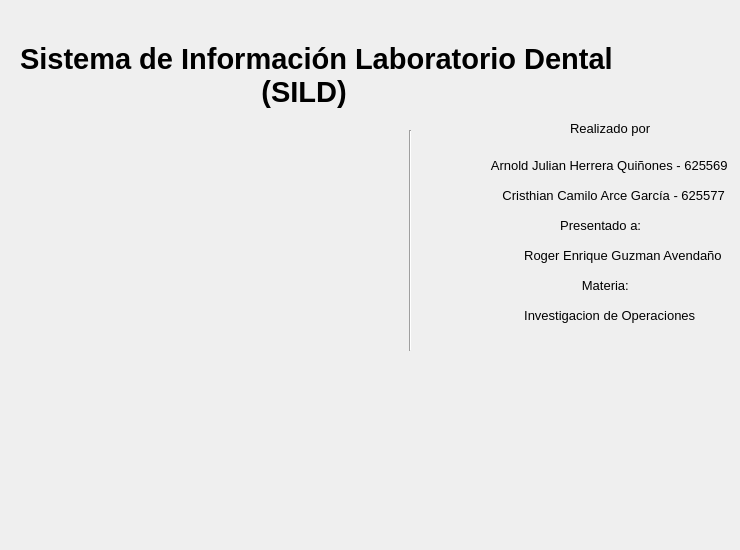
   <widget class="QWidget" name="tab">
    <attribute name="title">
     <string>Inicio</string>
    </attribute>
    <widget class="QLabel" name="label">
     <property name="geometry">
      <rect>
       <x>20</x>
       <y>40</y>
       <width>661</width>
       <height>71</height>
      </rect>
     </property>
     <property name="font">
      <font>
       <pointsize>22</pointsize>
       <weight>75</weight>
       <bold>true</bold>
      </font>
     </property>
     <property name="text">
      <string>Sistema de Información Laboratorio Dental 
                              (SILD)</string>
     </property>
     <property name="wordWrap">
      <bool>false</bool>
     </property>
    </widget>
    <widget class="QLabel" name="label_2">
     <property name="geometry">
      <rect>
       <x>170</x>
       <y>170</y>
       <width>111</width>
       <height>151</height>
      </rect>
     </property>
     <property name="text">
      <string/>
     </property>
     <property name="pixmap">
      <pixmap>../iconosSILD/labdental1.jpg</pixmap>
     </property>
    </widget>
    <widget class="QLabel" name="label_3">
     <property name="geometry">
      <rect>
       <x>570</x>
       <y>120</y>
       <width>81</width>
       <height>16</height>
      </rect>
     </property>
     <property name="font">
      <font>
       <pointsize>10</pointsize>
      </font>
     </property>
     <property name="text">
      <string>Realizado por:</string>
     </property>
    </widget>
    <widget class="QLabel" name="label_4">
     <property name="geometry">
      <rect>
       <x>470</x>
       <y>150</y>
       <width>261</width>
       <height>181</height>
      </rect>
     </property>
     <property name="font">
      <font>
       <pointsize>10</pointsize>
      </font>
     </property>
     <property name="text">
      <string>      Arnold Julian Herrera Quiñones - 625569 
  
         Cristhian Camilo Arce García - 625577 

                         Presentado a: 
 
               Roger Enrique Guzman Avendaño 
 
                               Materia: 
 
               Investigacion de Operaciones</string>
     </property>
    </widget>
    <widget class="QLabel" name="label_8">
     <property name="geometry">
      <rect>
       <x>110</x>
       <y>410</y>
       <width>521</width>
       <height>131</height>
      </rect>
     </property>
     <property name="text">
      <string/>
     </property>
     <property name="pixmap">
      <pixmap>../iconosSILD/logo.PNG</pixmap>
     </property>
    </widget>
    <widget class="Line" name="line_4">
     <property name="geometry">
      <rect>
       <x>400</x>
       <y>130</y>
       <width>20</width>
       <height>221</height>
      </rect>
     </property>
     <property name="orientation">
      <enum>Qt::Vertical</enum>
     </property>
    </widget>
   </widget>
